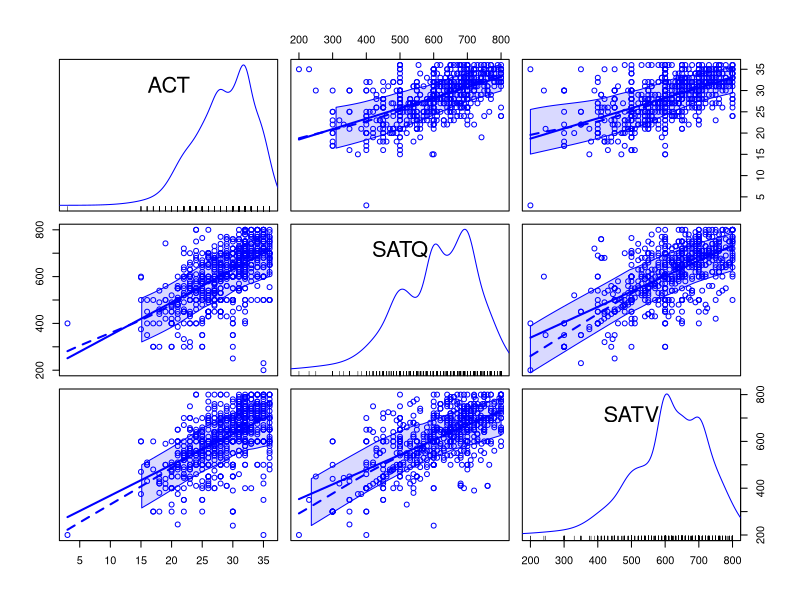
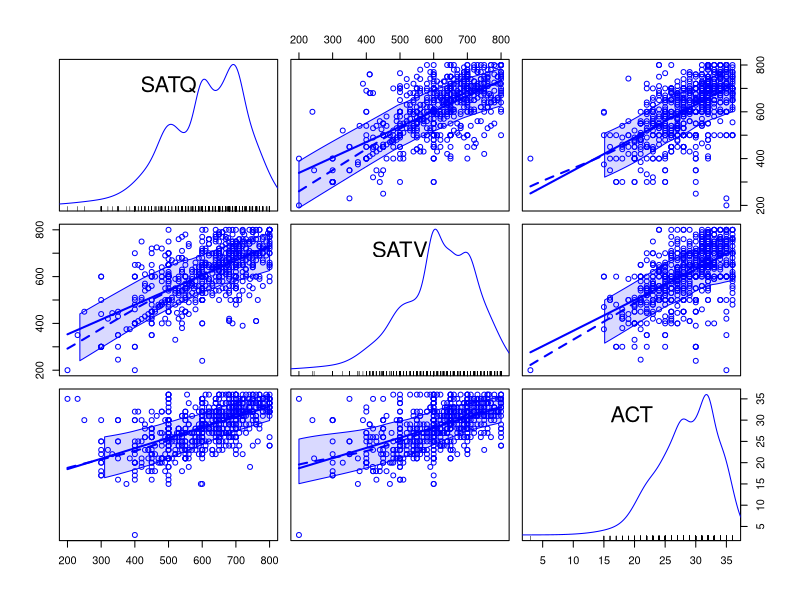
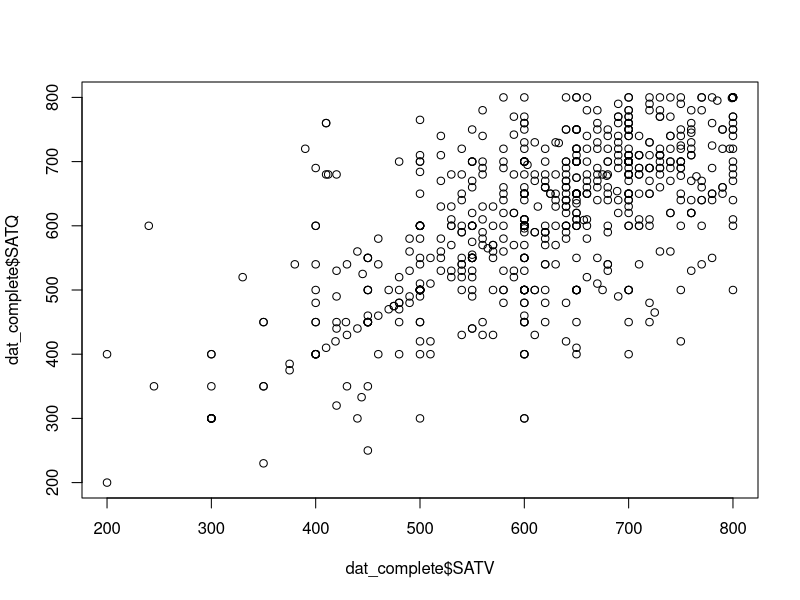

R code for these plots, in order:
############################################################
# PSYC 300 - Correlations
# Dataset: sat.act

############################################################

#-----------------------------------------------------------
# 0. Setup: load packages and data
#-----------------------------------------------------------

library(psych)
library(car)

# Load data
data(sat.act)



# Quick peek
head(sat.act)

# let's make a data frame of just test scores
test <- subset(x = sat.act, select = c("ACT","SATQ", "SATV"))
head(test)


############################################################
# 1. Descriptive statistics
############################################################

# Overall descriptives for quality
describe(test)
scatterplotMatrix(test)

cor(test) # we are missing some quantitative scores so we get NAs for any quantitative
          # correlations

cor(test, use = "pairwise") # pairwise deletion
cor(test, use = "complete.obs") # listwise deletion

# easier to read
round(cor(test, use = "complete.obs"), 2) # listwise deletion

# Note: With pairwise deletion, each correlation may be based on a different
# subset of participants. Listwise deletion uses the same (complete) cases
# for all correlations, which is why values can differ across methods.

# Let's stick to listwise for remainder of this script

# can get other kinds of correlations
cor(test, use = "complete.obs", method = "kendall")
cor(test, use = "complete.obs", method = "spearman")


############################################################
# 2. Inferential tests
############################################################

# let's use complete data only
dat_complete <- na.omit(test[, c("SATQ", "SATV", "ACT")])


# First check that association is linear to make sure you
# can model it with pearson's correlation (or at least monotonic)
scatterplotMatrix(dat_complete) # here i'm not seeing anything too different than a line
                        # although maybe we have a restricted range issue

# any outliers?
plot(dat_complete$SATV, dat_complete$SATQ) # i don't see any

# all these are doing listwise deletion
cor.test(dat_complete$SATV, dat_complete$SATQ, method = "pearson") #default
cor.test(dat_complete$SATV, dat_complete$SATQ, method = "spearman")
cor.test(dat_complete$SATV, dat_complete$SATQ, method = "kendall")

# i would stick with Pearson here.


# ----------------------------------------------------------
# Sample Results section (Correlation)
# ----------------------------------------------------------

# Pearson correlations were computed to examine the association between 
# SAT Verbal scores (SATV) and SAT Quantitative scores (SATQ). Results 
# indicated a strong positive relationship between SATV and SATQ, r = .64,
# t(685) = 22.05,  p < .001, 95% CI [.60, .69], such that higher SAT Verbal
# scores were associated with higher SAT Quantitative scores.

# NOTE WHETHER THIS IS A MEANINGFUL ASSOCIATION IN THE CONTEXT OF YOUR 
# RESEARCH
